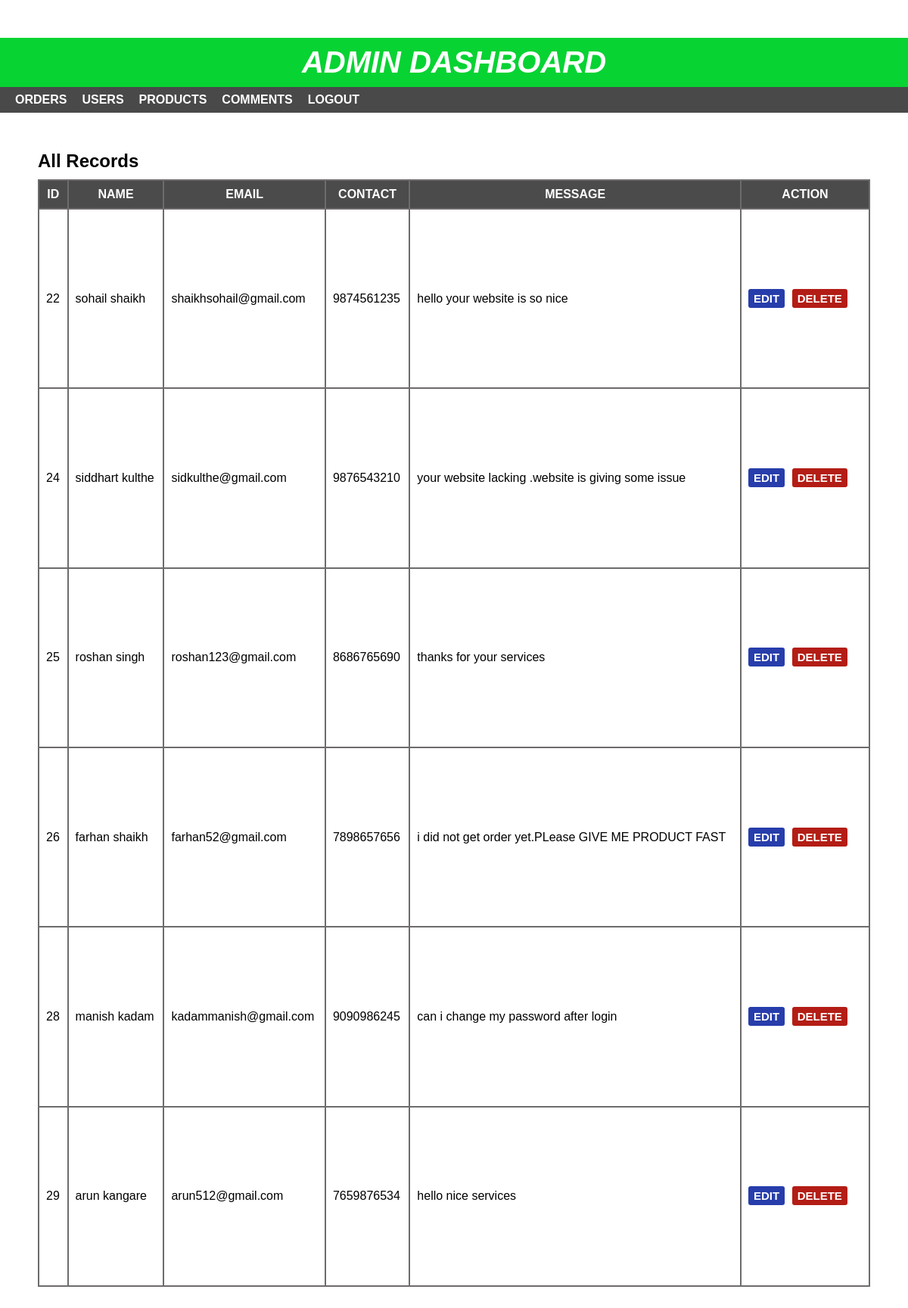
The app's page /acontact.php with its own data.
### tables this page shows
CREATE TABLE `contact` (
  `id` int(255) NOT NULL,
  `name` varchar(255) NOT NULL,
  `email` varchar(255) NOT NULL,
  `contact` varchar(255) NOT NULL,
  `message` varchar(255) NOT NULL
);

### acontact.php (the view, shortened to what this page needs)
<link rel="stylesheet" href="css/styles.css" type="text/css">
<?php
include 'header3.php';
?>
<div id="main-content">
    <h2>All Records</h2>
   <?php
    include 'connection.php';
    $sql = "SELECT * FROM contact";
   $result = mysqli_query($con,$sql) or die("Query Unsuccessful.");
    if(mysqli_num_rows($result) > 0)  {
  ?>
    <table cellpadding="9px">
        <thead>
        <th>Id</th>
        <th>name</th>
        <th>email</th>
        <th>contact</th>
        <th>message</th>
        <th>Action</th>
        </thead>
        <tbody>
          <?php
            while($row = mysqli_fetch_assoc($result)){
          ?>
            <tr>
                <td><?php echo $row['id']; ?></td>
                <td><?php echo $row['name']; ?></td>
                <td><?php echo $row['email']; ?></td>
                <td><?php echo $row['contact']; ?></td>
                <td><?php echo $row['message']; ?></td>
                <td>
                 <a href='edit.php?id=<?php echo $row['id']; ?>'>Edit</a>
                    <a href='delete-inline.php?id=<?php echo $row['id']; ?>'>Delete</a>
                </td>
            </tr>
          <?php } ?>
        </tbody>
    </table>
  <?php }else{
    echo "<h2>No Record Found</h2>";
  }
  ?>
</div>
</div>
</body>
</html>

### header3.php (shortened to what this page needs)
<!DOCTYPE html>
<html lang="en">
<head>
  <link rel="stylesheet" href="css/styles.css">
</head>
<body>
    <div id="wrapper">
        <div id="header">
            <h1>Admin dashboard</h1>
        </div>
        <div id="menu">
            <ul>
                <li>
                    <a href="admin.php">orders</a>
                </li>
                <li>
                    <a href="auser.php">users</a>
                </li>
                <li>
                    <a href="padmin.php">products</a>
                </li>
                <li>
                    <a href="acontact.php">comments</a>
                </li>
                <li>
                <a href="alogout.php">logout</a>
                </li>
            </ul>
        </div>

### css/styles.css (style rules this page uses)
body { font:16px arial; margin: 0; padding: 0; background: #d1d1d1; }
#wrapper { width: 1200px; height: 2440px; margin: 50px auto 0; background-color: #fff; }
#header { text-align: center; background-color: #07d333; padding: 10px; }
#header h1 { color: #fff; font-size: 40px; font-style: italic; font-weight: 700; text-transform: uppercase; margin: 0; }
#menu { background-color: rgb(73, 73, 73); }
#menu ul { font-size: 0; padding: 0 10px; margin: 0; list-style: none; }
#menu ul li { display: inline-block; }
#menu ul li a { color: #fff; font-size: 16px; font-weight: 600; padding: 8px 10px; display: block; text-decoration: none; text-transform: uppercase; transition: all 0.3s ease; }
#main-content { padding: 50px; min-height: 400px; }
#main-content h2 { margin: 0 0 10px; text-transform: capitalize; }
#main-content table { width:100%; height: 60%; background-color: rgb(110, 107, 107); margin: 0 0 20px; }
#main-content table th { color: #fff; background-color: rgb(75, 75, 75); text-transform: uppercase; }
#main-content table th:last-child { width: 150px; }
#main-content table td { background-color: #fff; }
#main-content table td a { font-size: 15px; font-weight: 600; text-transform: uppercase; padding: 4px 7px; color: #fff; background-color: #273dab; text-decoration: none; border-radius: 3px; }
#main-content table td a:nth-child(2) { background-color: #b31d15; margin: 0 0 0 5px; }
body { background:url(../img/bgg.jpeg); }

### records on screen
contact: id "22", name "sohail shaikh", email "shaikhsohail@gmail.com", contact "9874561235", message "hello your website is so nice"
contact: id "24", name "siddhart kulthe", email "sidkulthe@gmail.com", contact "9876543210", message "your website lacking .website is giving some issue"
contact: id "25", name "roshan singh", email "roshan123@gmail.com", contact "8686765690", message "thanks for your services"
contact: id "26", name "farhan shaikh", email "farhan52@gmail.com", contact "7898657656", message "i did not get order yet.PLease GIVE ME PRODUCT FAST"
contact: id "28", name "manish kadam", email "kadammanish@gmail.com", contact "9090986245", message "can i change my password after login"
contact: id "29", name "arun kangare", email "arun512@gmail.com", contact "7659876534", message "hello nice services"
